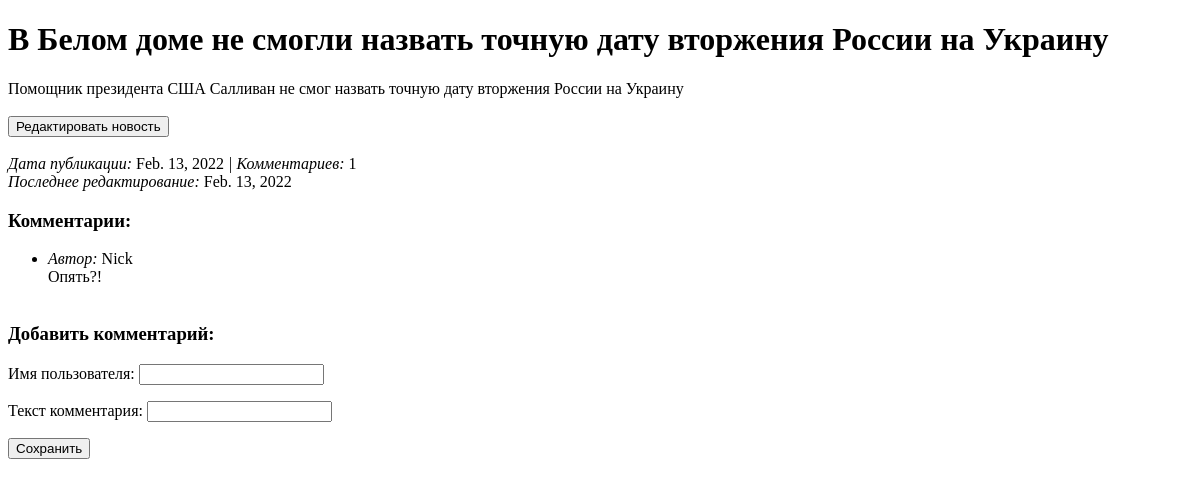
The app's page /news/6/news_single_page/, older data.
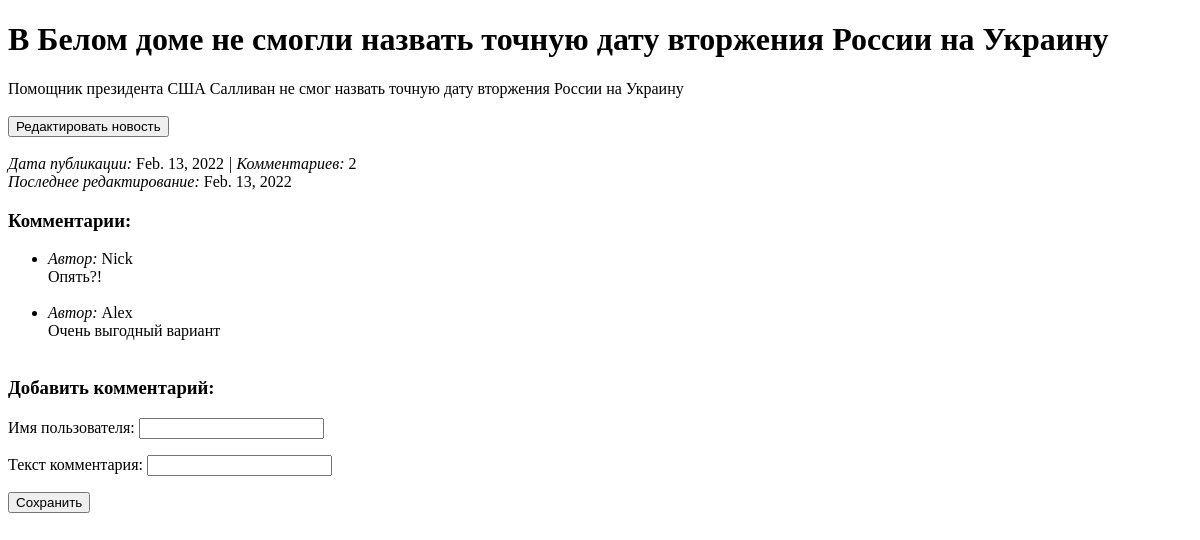
The same page, newer data.
### app_news/models.py (models this page shows, shortened)
class News(models.Model):
    title = models.CharField(max_length=1000, verbose_name='название статьи')
    description = models.CharField(max_length=10000,
                                   verbose_name='содержание статьи')
    date_create = models.DateField(auto_now_add=True,
                                   verbose_name='дата публикации')
    date_edit = models.DateField(default=datetime.now(),
                                 verbose_name='дата редактирования')
    activity = models.IntegerField(default=0,
                                   verbose_name='количество комментариев')
    is_active = models.BooleanField(default=True)
    class Meta:
        verbose_name = 'Новости'
        verbose_name_plural = 'Новости'

class Comment(models.Model):
    user_name = models.CharField(max_length=100,
                                 verbose_name='имя пользователя')
    description = models.CharField(max_length=10000,
                                   verbose_name='текст комментария')
    news_comment = models.ForeignKey('News', on_delete=models.CASCADE,
                                     related_name='news',
                                     verbose_name='Новость')
    class Meta:
        verbose_name = 'Комментарий'
        verbose_name_plural = 'Комментарии'

### app_news/views.py (the view, shortened to what this page needs)
class NewsSinglePageView(DetailView):
    model = News
    template_name = 'news/news_single_page.html'
    def get_context_data(self, **kwargs):
        context = super().get_context_data(**kwargs)
        context['news'] = self.object
        context['comments'] = self.object.news.all()
        context['comment_form'] = NewsCommentForm
        return context

### app_news/templates/news/news_single_page.html (shortened to what this page needs)
<!DOCTYPE html>
<html lang="ru">
<head>
</head>
<body>
      <h1>{{ news.title }}</h1>
      <p>{{ news.description }}<br><br>
            <a href="/news/{{ news.id }}/news_edit/"><button>Редактировать новость</button></a><br><br>
            <i>Дата публикации: </i>{{ news.date_create }}
            <i> | Комментариев: </i>{{ news.activity }}<br>
            <i>Последнее редактирование: </i>{{ news.date_edit }}
      </p>
      <h3>Комментарии:</h3>
          {% if comments %}
      <ul>
          {% for comment in comments %}
              <li><i>Автор: </i>{{ comment.user_name }}<br>{{ comment.description }}</li><br>
          {% endfor %}
      </ul>
      {% else %}
            <p>Комментариев нет</p>
      {% endif %}
      <h3>Добавить комментарий:</h3>
    <form method="post" action="/news/{{ news.id }}/news_single_page/">
        {{ comment_form.as_p }}
        <button type="submit">Сохранить</button>
    </form>
</body>
</html>

Row changes from the older to the newer data that the page shows:
changed News "В Белом доме не смогли назвать точную дату вторжения России на Украину": activity "1" → "2"
added Comment: user_name "Alex", description "Очень выгодный вариант"
